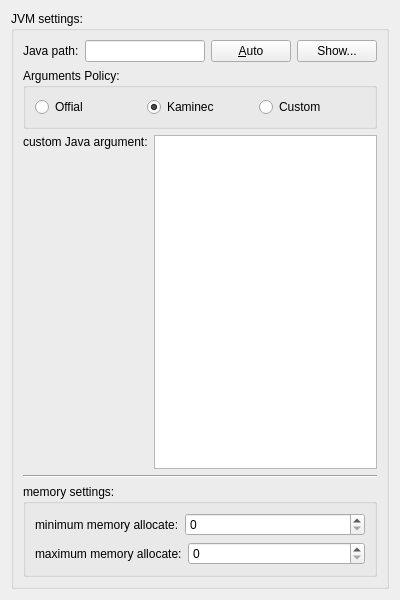
<?xml version="1.0" encoding="UTF-8"?>
<ui version="4.0">
 <class>JavaTab</class>
 <widget class="QWidget" name="JavaTab">
  <property name="geometry">
   <rect>
    <x>0</x>
    <y>0</y>
    <width>400</width>
    <height>600</height>
   </rect>
  </property>
  <property name="windowTitle">
   <string>Form</string>
  </property>
  <layout class="QGridLayout" name="gridLayout">
   <item row="0" column="0">
    <widget class="QGroupBox" name="groupBox_5">
     <property name="title">
      <string>JVM settings:</string>
     </property>
     <layout class="QVBoxLayout" name="verticalLayout">
      <item>
       <layout class="QHBoxLayout" name="horizontalLayout_5">
        <item>
         <widget class="QLabel" name="javaPath_label">
          <property name="text">
           <string>Java path:</string>
          </property>
          <property name="buddy">
           <cstring>javaPath_le</cstring>
          </property>
         </widget>
        </item>
        <item>
         <widget class="QLineEdit" name="javaPath_le"/>
        </item>
        <item>
         <widget class="QPushButton" name="autoJava_pb">
          <property name="text">
           <string>&amp;Auto</string>
          </property>
         </widget>
        </item>
        <item>
         <widget class="QPushButton" name="javaPath_showPb">
          <property name="text">
           <string>Show...</string>
          </property>
         </widget>
        </item>
       </layout>
      </item>
      <item>
       <widget class="QGroupBox" name="groupBox_7">
        <property name="title">
         <string>Arguments Policy:</string>
        </property>
        <property name="checkable">
         <bool>false</bool>
        </property>
        <layout class="QHBoxLayout" name="horizontalLayout_3">
         <item>
          <widget class="QRadioButton" name="officialPolicy_rb">
           <property name="text">
            <string>Offial</string>
           </property>
          </widget>
         </item>
         <item>
          <widget class="QRadioButton" name="KaminecPolicy_rb">
           <property name="text">
            <string>Kaminec</string>
           </property>
           <property name="checked">
            <bool>true</bool>
           </property>
          </widget>
         </item>
         <item>
          <widget class="QRadioButton" name="CustomPolicy_rb">
           <property name="text">
            <string>Custom</string>
           </property>
          </widget>
         </item>
        </layout>
       </widget>
      </item>
      <item>
       <layout class="QGridLayout" name="gridLayout_7">
        <item row="1" column="0">
         <spacer name="verticalSpacer_5">
          <property name="orientation">
           <enum>Qt::Vertical</enum>
          </property>
          <property name="sizeHint" stdset="0">
           <size>
            <width>20</width>
            <height>40</height>
           </size>
          </property>
         </spacer>
        </item>
        <item row="0" column="0">
         <widget class="QLabel" name="customJavaArg_label">
          <property name="sizePolicy">
           <sizepolicy hsizetype="Preferred" vsizetype="Preferred">
            <horstretch>0</horstretch>
            <verstretch>0</verstretch>
           </sizepolicy>
          </property>
          <property name="text">
           <string>custom Java argument:</string>
          </property>
          <property name="buddy">
           <cstring>customJavaArg_te</cstring>
          </property>
         </widget>
        </item>
        <item row="0" column="1" rowspan="2">
         <widget class="QTextEdit" name="customJavaArg_te"/>
        </item>
       </layout>
      </item>
      <item>
       <widget class="Line" name="line_2">
        <property name="orientation">
         <enum>Qt::Horizontal</enum>
        </property>
       </widget>
      </item>
      <item>
       <widget class="QGroupBox" name="groupBox">
        <property name="title">
         <string>memory settings:</string>
        </property>
        <layout class="QVBoxLayout" name="verticalLayout_6">
         <item>
          <layout class="QHBoxLayout" name="horizontalLayout_2">
           <item>
            <widget class="QLabel" name="minMem_label">
             <property name="text">
              <string>minimum memory allocate:</string>
             </property>
             <property name="buddy">
              <cstring>minMem_sb</cstring>
             </property>
            </widget>
           </item>
           <item>
            <widget class="QSpinBox" name="minMem_sb">
             <property name="sizePolicy">
              <sizepolicy hsizetype="Expanding" vsizetype="Fixed">
               <horstretch>0</horstretch>
               <verstretch>0</verstretch>
              </sizepolicy>
             </property>
             <property name="maximum">
              <number>999999999</number>
             </property>
            </widget>
           </item>
          </layout>
         </item>
         <item>
          <layout class="QHBoxLayout" name="horizontalLayout">
           <item>
            <widget class="QLabel" name="maxMem_label">
             <property name="text">
              <string>maximum memory allocate:</string>
             </property>
             <property name="buddy">
              <cstring>maxMem_sb</cstring>
             </property>
            </widget>
           </item>
           <item>
            <widget class="QSpinBox" name="maxMem_sb">
             <property name="sizePolicy">
              <sizepolicy hsizetype="Expanding" vsizetype="Fixed">
               <horstretch>0</horstretch>
               <verstretch>0</verstretch>
              </sizepolicy>
             </property>
             <property name="maximum">
              <number>999999999</number>
             </property>
            </widget>
           </item>
          </layout>
         </item>
        </layout>
       </widget>
      </item>
     </layout>
    </widget>
   </item>
  </layout>
 </widget>
 <resources/>
 <connections/>
</ui>
